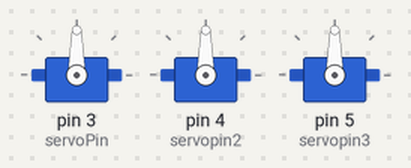
The sketch below on a simulated Arduino Uno, built with avr-gcc and run on an emulated ATmega328P. On the bench: 3 × servo.

Above: at 0.05 s.
At 2.25 s:
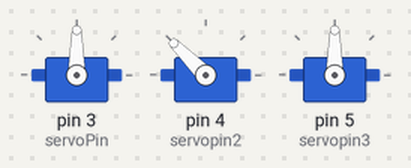
At 4.5 s:
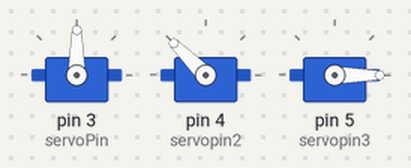
At 5.5 s:
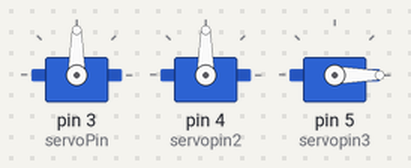
At 6.75 s:
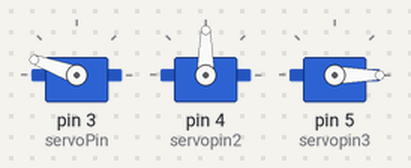
At 9.0 s:
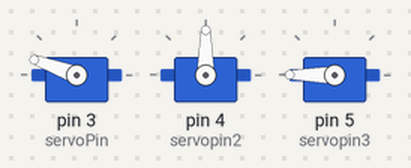
Timing chart, 0 to 11.7 s (numbered marks = the images above):
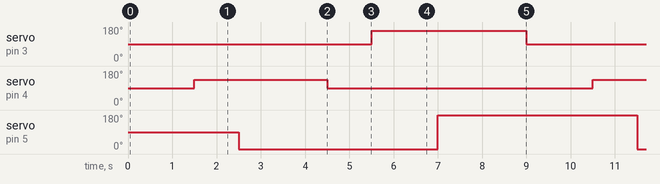

Measured:
- by itself, servo on pin 3 (servoPin): alternates 160° for 3.5 s and 90° for 5.5 s
- by itself, servo on pin 4 (servopin2): alternates 135° for 3.0 s and 90° for 6.0 s
- by itself, servo on pin 5 (servopin3): alternates 180° for 4.5 s and 0° for 4.5 s

The sketch:

servo.ino
```cpp
#include <Servo.h>

int servoPin = 3,servopin2=4,servopin3=5;;
// Create a servo object
Servo Servo1;
Servo Servo2;
Servo Servo3;
void setup() {
   // We need to attach the servo to the used pin number
   Servo1.attach(servoPin);
   Servo2.attach(servopin2);
   Servo3.attach(servopin3);
}
void loop(){
   // Make servo go to 0 degrees
   Servo1.write(90);
   delay(1500);
   // Make servo go to 90 degrees
   Servo2.write(135);
   delay(1000);
   // Make servo go to 180 degrees
   Servo3.write(0);
   delay(2000);
    Servo2.write(90);
   delay(1000);
    Servo1.write(160);
   delay(1500);
    Servo3.write(180);
   delay(2000);


}
```
